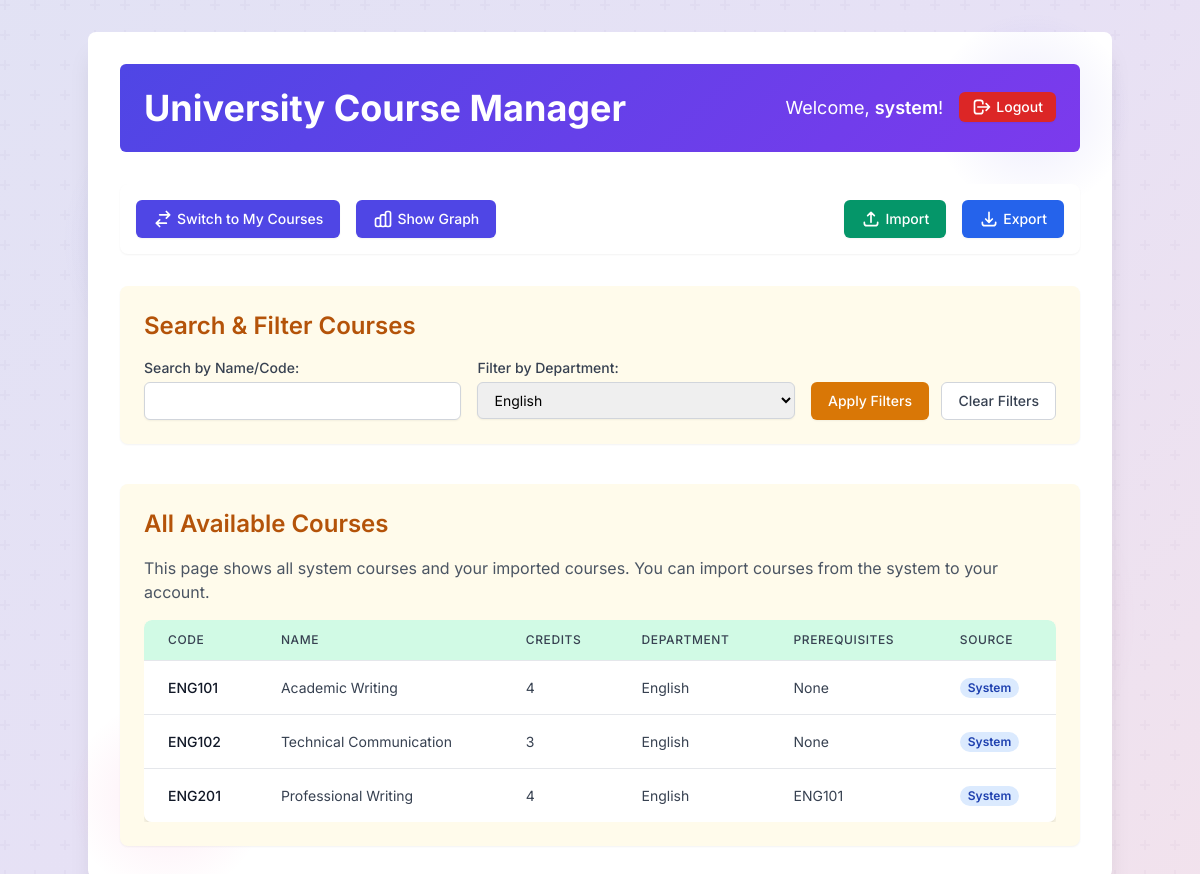
The app's page /app/all_courses.php?filter_department=English (signed in) with its own data.
### tables this page shows
CREATE TABLE IF NOT EXISTS courses (
    user_id INT NOT NULL,
    course_code VARCHAR(20) NOT NULL,
    course_name VARCHAR(255) NOT NULL,
    credits INT NOT NULL,
    department ENUM('Mathematics', 'Software Technologies', 'Informatics', 'Database', 'English', 'Soft Skills', 'Other') NOT NULL DEFAULT 'Other',
    source_type ENUM('system', 'imported', 'added') NOT NULL DEFAULT 'added',
    created_at TIMESTAMP DEFAULT CURRENT_TIMESTAMP,
    PRIMARY KEY (user_id, course_code),
    FOREIGN KEY (user_id) REFERENCES users(id) ON DELETE CASCADE
);

### app/all_courses.php (called while the page is built, shortened)
<?php
require_once __DIR__ . '/config.php';
require_once __DIR__ . '/auth.php';
require_once __DIR__ . '/course_manager.php';
$current_user_id = $_SESSION['user_id'];
$system_user_id = getUserIdByUsername(SYSTEM_USERNAME);
$search_name = trim($_GET['search_name'] ?? '');
$filter_department = trim($_GET['filter_department'] ?? '');
$courses = getAllCoursesForUser($current_user_id, $system_user_id, $search_name, $filter_department);
$courses_to_display = $courses;
$departments_enum = DEPARTMENTS;
$current_search_name = $search_name;
$current_filter_department = $filter_department;
$system_user_id = $system_user_id;
include __DIR__ . '/templates/layout.php';
?>

### app/config.php (called while the page is built, shortened)
<?php
function getDbConnection() {
    $conn = new mysqli(DB_SERVER, DB_USERNAME, DB_PASSWORD, DB_NAME);
    return $conn;
}
function getUserIdByUsername($username) {
    $conn = getDbConnection();
    $user_id = null;
    $stmt = $conn->prepare("SELECT id FROM users WHERE username = ?");
    $stmt->bind_param("s", $username);
    $stmt->execute();
    $result = $stmt->get_result();
    if ($row = $result->fetch_assoc()) {
        $user_id = $row['id'];
    }
    return $user_id;
}
?>

### app/course_manager.php (called while the page is built, shortened)
<?php
require_once __DIR__ . '/config.php';
function getAllCoursesForUser($user_id, $system_user_id, $search = '', $department = '') {
    $conn = getDbConnection();
    $query = "
        SELECT c.*,
               GROUP_CONCAT(DISTINCT cd.prerequisite_course_code) as prerequisites
        FROM courses c
        LEFT JOIN course_dependencies cd ON c.user_id = cd.course_user_id AND c.course_code = cd.course_code
        WHERE (c.user_id = ? OR c.user_id = ?)
    ";
    $params = [$user_id, $system_user_id];
    $types = "ii";
    if (!empty($department)) {
        $query .= " AND c.department = ?";
        $params[] = $department;
        $types .= "s";
    }
    $query .= " GROUP BY c.user_id, c.course_code ORDER BY c.created_at DESC";
    $stmt = $conn->prepare($query);
    $stmt->bind_param($types, ...$params);
    $stmt->execute();
    $result = $stmt->get_result();
    $courses = [];
    while ($row = $result->fetch_assoc()) {
        $row['prerequisites'] = $row['prerequisites'] ? explode(',', $row['prerequisites']) : [];
        $courses[] = $row;
    }
    return $courses;
}
?>

### app/templates/all_courses.php (the view, shortened to what this page needs)
<div class="mb-10 p-6 bg-yellow-50 rounded-lg shadow-sm">
    <h2 class="text-2xl font-semibold text-yellow-700 mb-4">Search & Filter Courses</h2>
    <form action="all_courses.php" method="get" class="space-y-4 md:flex md:space-y-0 md:space-x-4">
        <div class="flex-1">
            <label for="search_name" class="block text-sm font-medium text-gray-700">Search by Name/Code:</label>
            <input type="text" id="search_name" name="search_name"
                   value="<?php echo htmlspecialchars($current_search_name); ?>"
                   class="mt-1 block w-full px-3 py-2 border border-gray-300 rounded-md shadow-sm focus:outline-none focus:ring-yellow-500 focus:border-yellow-500 sm:text-sm">
        </div>
        <div class="flex-1">
            <label for="filter_department" class="block text-sm font-medium text-gray-700">Filter by Department:</label>
            <select id="filter_department" name="filter_department"
                    class="mt-1 block w-full px-3 py-2 border border-gray-300 rounded-md shadow-sm focus:outline-none focus:ring-yellow-500 focus:border-yellow-500 sm:text-sm">
                <?php foreach ($departments_enum as $dept): ?>
                    <option value="<?php echo htmlspecialchars($dept); ?>"
                        <?php echo ($current_filter_department === $dept) ? 'selected' : ''; ?>>
                        <?php echo htmlspecialchars($dept); ?>
                    </option>
                <?php endforeach; ?>
            </select>
        </div>
        <div class="md:self-end">
            <button type="submit"
                    class="inline-flex items-center px-4 py-2 border border-transparent text-sm font-medium rounded-md shadow-sm text-white bg-yellow-600 hover:bg-yellow-700 focus:outline-none focus:ring-2 focus:ring-offset-2 focus:ring-yellow-500">
                Apply Filters
            </button>
            <?php if (!empty($current_search_name) || !empty($current_filter_department)): ?>
                <a href="all_courses.php" class="inline-flex items-center px-4 py-2 border border-gray-300 text-sm font-medium rounded-md text-gray-700 bg-white hover:bg-gray-50 ml-2">
                    Clear Filters
                </a>
            <?php endif; ?>
        </div>
    </form>
</div>
<div class="p-6 bg-yellow-50 rounded-lg shadow-sm">
    <h2 class="text-2xl font-semibold text-yellow-700 mb-4">All Available Courses</h2>
    <p class="text-gray-600 mb-4">This page shows all system courses and your imported courses. You can import courses from the system to your account.</p>
    <div class="overflow-x-auto">
        <table class="min-w-full divide-y divide-gray-200 shadow-md rounded-lg overflow-hidden">
            <thead class="bg-green-100">
                <tr>
                    <th scope="col" class="px-6 py-3 text-left text-xs font-medium text-gray-700 uppercase tracking-wider rounded-tl-lg">Code</th>
                    <th scope="col" class="px-6 py-3 text-left text-xs font-medium text-gray-700 uppercase tracking-wider">Name</th>
                    <th scope="col" class="px-6 py-3 text-left text-xs font-medium text-gray-700 uppercase tracking-wider">Credits</th>
                    <th scope="col" class="px-6 py-3 text-left text-xs font-medium text-gray-700 uppercase tracking-wider">Department</th>
                    <th scope="col" class="px-6 py-3 text-left text-xs font-medium text-gray-700 uppercase tracking-wider">Prerequisites</th>
                    <th scope="col" class="px-6 py-3 text-left text-xs font-medium text-gray-700 uppercase tracking-wider rounded-tr-lg">Source</th>
                </tr>
            </thead>
            <tbody class="bg-white divide-y divide-gray-200">
                <?php if (!empty($courses_to_display)): ?>
                    <?php foreach ($courses_to_display as $course): ?>
                        <tr class='hover:bg-gray-50'>
                            <td class='px-6 py-4 whitespace-nowrap text-sm font-medium text-gray-900'><?php echo htmlspecialchars($course['course_code']); ?></td>
                            <td class='px-6 py-4 whitespace-nowrap text-sm text-gray-700'><?php echo htmlspecialchars($course['course_name']); ?></td>
                            <td class='px-6 py-4 whitespace-nowrap text-sm text-gray-700'><?php echo htmlspecialchars($course['credits']); ?></td>
                            <td class='px-6 py-4 whitespace-nowrap text-sm text-gray-700'><?php echo htmlspecialchars($course['department']); ?></td>
                            <td class='px-6 py-4 text-sm text-gray-700'>
                                <?php
                                if (!empty($course['prerequisites'])) {
                                    $prereqs = is_array($course['prerequisites']) ? $course['prerequisites'] : explode(',', $course['prerequisites']);
                                    echo htmlspecialchars(implode(', ', $prereqs));
                                } else {
                                    echo 'None';
                                }
                                ?>
                            </td>
                            <td class='px-6 py-4 whitespace-nowrap text-sm text-gray-700'>
                                <?php if ($course['user_id'] === $system_user_id): ?>
                                    <span class="px-2 inline-flex text-xs leading-5 font-semibold rounded-full bg-blue-100 text-blue-800">System</span>
                                <?php else: ?>
                                    <span class="px-2 inline-flex text-xs leading-5 font-semibold rounded-full bg-green-100 text-green-800">
                                        <?php echo ucfirst($course['source_type']); ?>
                                    </span>
                                <?php endif; ?>
                            </td>
                        </tr>
                    <?php endforeach; ?>
                <?php else: ?>
                    <tr><td colspan='6' class='px-6 py-4 text-sm text-gray-500 text-center'>No courses found.</td></tr>
                <?php endif; ?>
            </tbody>
        </table>
    </div>
</div>

### app/templates/layout.php (style rules this page uses)
body { font-family: 'Inter', sans-serif; background-color: #f3f4f6; position: relative; min-height: 100vh; overflow-x: hidden; }
body::before { content: ''; position: fixed; top: 0; left: 0; width: 100%; height: 100%; z-index: -1; }

### records on screen
courses: course_code "ENG101", course_name "Academic Writing", credits "4", department "English", shows "None", shows "System"
courses: course_code "ENG102", course_name "Technical Communication", credits "3", department "English", shows "None", shows "System"
courses: course_code "ENG201", course_name "Professional Writing", credits "4", department "English", prereqs "ENG101", shows "System"

### other values on screen
$_SESSION['username'] "system"
$alternative_view "My Courses"
form field filter_department "English"
